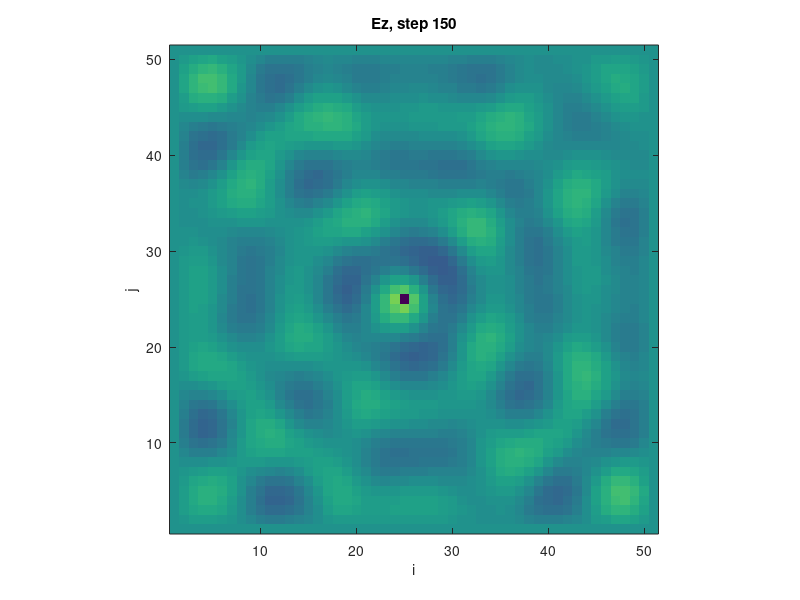

Reproduce this figure in MATLAB.
% This program demonstrates a two-dimensional FDTD simulation(TM).
% The program mainly simulates the propagation of electromagnetic wave in 
% free space. The excitation source is a harmonic field source. The
% simplest PEC boundary condition is used as the boundary condition.

% �ó�����ʾ�˶�άFDTDģ��(TM)��
% �ó�����Ҫģ���˵�Ų������ɿռ��еĴ���������ԴΪʱг��Դ���߽�����������
% ��򵥵�PEC�߽�������

clc;
clear;
close all;

%***********************************************************************
% Fundamental constants ��������
%***********************************************************************

eps0 = 8.85e-12;	% permittivity of vacuum ��ս�糣��
mu0 = 4*pi*1e-7;	% permeability of vacuum ��մŵ���
c0 = 1/sqrt(mu0*eps0);	% speed of light ����

%***********************************************************************
% Mesh parameters �������
%***********************************************************************

Nx = 50;	% number of cells in 2D problem space ��ά����ռ��еĵ�Ԫ��
Ny = 50;
Nt = 150;	% number of iterations ��������
dx = 3e-2;	% space step �ռ䲽��
dy = 3e-2;
dt = 1/(2.0*c0*sqrt(1/dx^2+1/dy^2));	%time step ʱ�䲽��

%***********************************************************************
% Material properties ý������
%***********************************************************************

epsR = 1;	% relative permittivity ��Խ�糣��
muR = 1;	% relative permeability ��Դŵ���
sigE = 0;	% electric conductivity �絼��
sigH = 0;	% effective magnetism conductivity ��Ч�ŵ���

%***********************************************************************
% Boundary conditions �߽�����
%***********************************************************************

% PEC�߽�����

%***********************************************************************
% Updating coefficients ����ϵ��
%***********************************************************************

CA = (eps0*epsR/dt-sigE/2)/(eps0*epsR/dt+sigE/2);
CB = 1/(eps0*epsR/dt+sigE/2);
CP = (mu0*muR/dt-sigH/2)/(mu0*muR/dt+sigH/2);
CQ = 1/(mu0*muR/dt+sigH/2);

%***********************************************************************
% Source excitation Դ����
%***********************************************************************

fre = 1.0e+9; % frequency ����ԴƵ��
Jx = round(Nx/2);	% position ����Դλ��
Jy = round(Ny/2);

%***********************************************************************
% Initializing field arrays ��ʼ����
%***********************************************************************

Hx = zeros(Nx+1,Ny);
Hy = zeros(Nx,Ny+1);
Ez = zeros(Nx+1,Ny+1);

%***********************************************************************
% BEGIN TIME-STEPPING LOOP ��ʼѭ��
%***********************************************************************

for n=1:Nt
    
    % Set excitation source ���ü���Դ
    Ez(Jx,Jy) = sin(2*pi*fre*n*dt);
    
    % Update magnetic field ���´ų�
    % Hx
    for i = 2:Nx
        for j = 1:Ny
            Hx(i,j) = CP*Hx(i,j)-CQ*(Ez(i,j+1)-Ez(i,j))/dy;
        end
    end
    % Hy
    for i = 1:Nx
        for j = 2:Ny
            Hy(i,j) = CP*Hy(i,j)+CQ*(Ez(i+1,j)-Ez(i,j))/dx;
        end
    end

    % Update electric field ���µ糡
    % Ez
    for i = 2:Nx
        for j = 2:Ny
            Ez(i,j) = CA*Ez(i,j)+CB* ...
                      ((Hy(i,j)-Hy(i-1,j))/dx-(Hx(i,j)-Hx(i,j-1))/dy);
        end
    end
         
    % Set boundary conditions ���ñ߽�����
    
    % Visualize fields ���ӻ���    
    imagesc(Ez');
    shading flat;caxis([-1.0 1.0]);axis image;axis xy; 
    title(['Ez, step ',int2str(n)]);xlabel('i');ylabel('j');
    drawnow;

end

%***********************************************************************
% END TIME-STEPPING LOOP ����ѭ��
%***********************************************************************